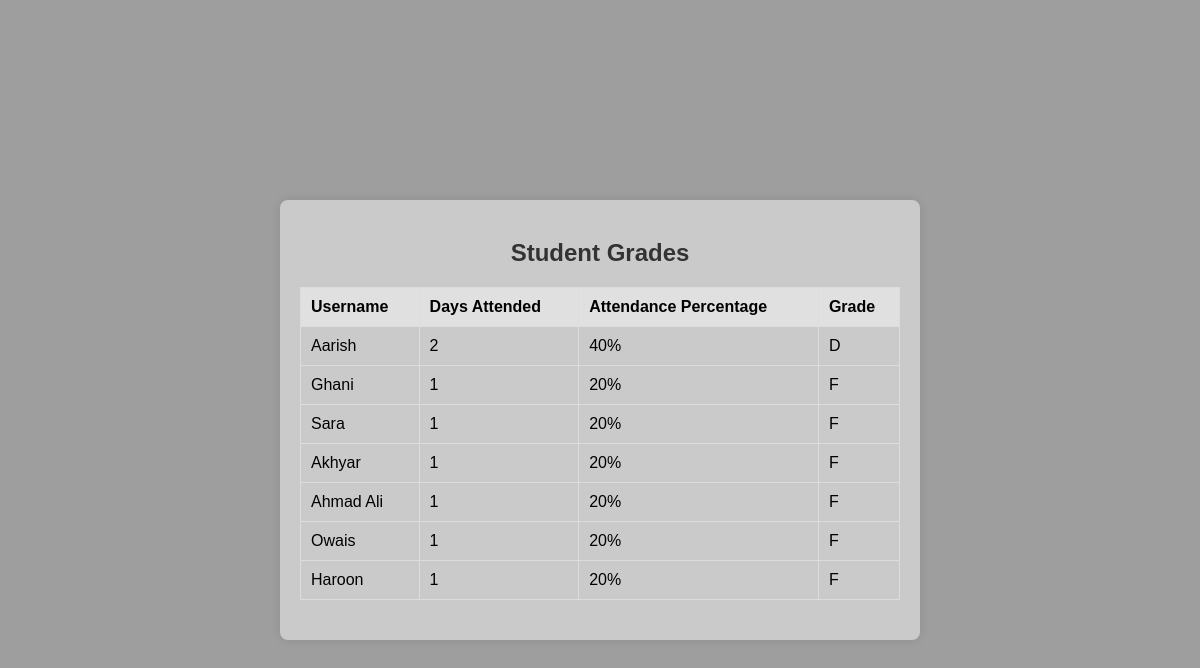
The app's page /manage_grades.php with its own data.
### tables this page shows
CREATE TABLE `users` (
  `id` int(11) NOT NULL,
  `username` varchar(50) NOT NULL,
  `password` varchar(255) NOT NULL,
  `role` enum('student','admin') NOT NULL,
  `profile_picture` blob DEFAULT NULL
);

### manage_grades.php (the view, shortened to what this page needs)
<?php
require_once("connection.php");
$total_days = 5;
function determine_grade($percentage) {
    if ($percentage >= 86.67) {
        return 'A';
    } elseif ($percentage >= 66.67) {
        return 'B';
    } elseif ($percentage >= 50) {
        return 'C';
    } elseif ($percentage >= 33.33) {
        return 'D';
    } else {
        return 'F';
    }
}
$sql = "SELECT u.id, u.username, COUNT(a.date) AS attended_days
        FROM users u
        JOIN attendance a ON u.id = a.user_id
        WHERE u.role = 'student' AND a.status = 'present'
        GROUP BY u.id, u.username";
$result = $conn->query($sql);
$students = [];
if ($result->num_rows > 0) {
    while ($row = $result->fetch_assoc()) {
        $percentage = ($row['attended_days'] / $total_days) * 100;
        $row['grade'] = determine_grade($percentage);
        $row['attendance_percentage'] = round($percentage, 2);
        $students[] = $row;
    }
}
?>
<!DOCTYPE html>
<html lang="en">
<head>
    <link rel="stylesheet" href="styles.css">
</head>
<body>
    <div class="grade-container">
        <h2>Student Grades</h2>
        <?php if (!empty($students)): ?>
            <table>
                <thead>
                    <tr>
                        <th>Username</th>
                        <th>Days Attended</th>
                        <th>Attendance Percentage</th>
                        <th>Grade</th>
                    </tr>
                </thead>
                <tbody>
                    <?php foreach ($students as $student): ?>
                        <tr>
                            <td><?php echo htmlspecialchars($student['username']); ?></td>
                            <td><?php echo htmlspecialchars($student['attended_days']); ?></td>
                            <td><?php echo htmlspecialchars($student['attendance_percentage']) . '%'; ?></td>
                            <td><?php echo htmlspecialchars($student['grade']); ?></td>
                        </tr>
                    <?php endforeach; ?>
                </tbody>
            </table>
        <?php else: ?>
            <p>No students found.</p>
        <?php endif; ?>
    </div>
</body>
</html>

### styles.css (style rules this page uses)
body { font-family: Arial, sans-serif; margin: 20px; }
h2 { color: #333; }

### manage_grades.php (style rules this page uses)
body { font-family: Arial, sans-serif; background-color: #9E9E9E; margin: 0; padding: 20px; display: flex; justify-content: center; align-items: center; height: 100vh; }
.grade-container { background-color: #cbcaca; padding: 20px; border-radius: 8px; box-shadow: 0 0 10px rgba(0, 0, 0, 0.1); width: 600px; text-align: center; }
h2 { color: #333; margin-bottom: 20px; }
table { width: 100%; border-collapse: collapse; margin-bottom: 20px; }
table, th, td { border: 1px solid #ddd; }
th, td { padding: 10px; text-align: left; }
th { background-color: #E0E0E0; color: black; }

### records on screen
users: username "Aarish", attended_days "2", attendance_percentage "40", grade "D"
users: username "Ghani", attended_days "1", attendance_percentage "20", grade "F"
users: username "Sara", attended_days "1", attendance_percentage "20", grade "F"
users: username "Akhyar", attended_days "1", attendance_percentage "20", grade "F"
users: username "Ahmad Ali", attended_days "1", id "20", grade "F"
users: username "Owais", attended_days "1", attendance_percentage "20", grade "F"
users: username "Haroon", attended_days "1", attendance_percentage "20", grade "F"
